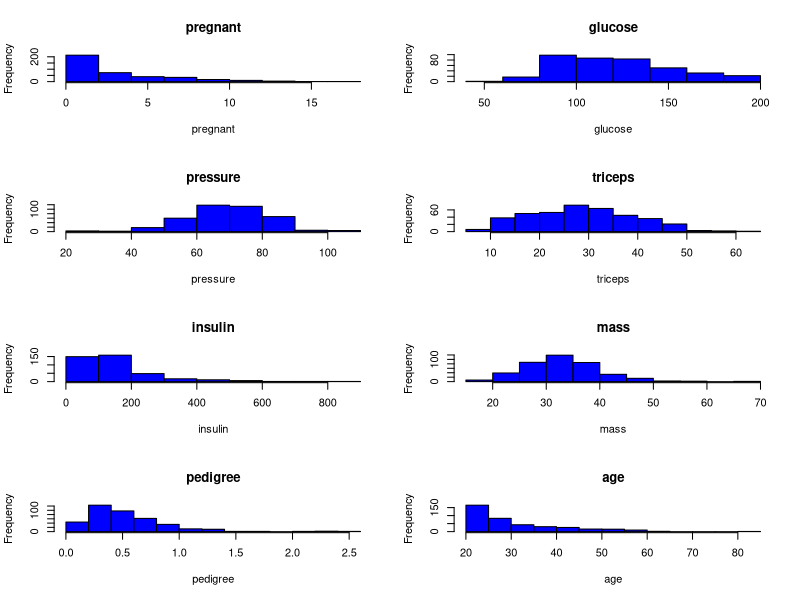

The R source for this figure: (Note: this script raises an error after producing the figure.)
## ---- chunk 1
require('mlbench')
require('MASS')
require('pROC')
require('broom')
## ---- chunk 2
data("PimaIndiansDiabetes2")

View(PimaIndiansDiabetes2)

###rename to more concise name 
df <- PimaIndiansDiabetes2
str(df)
View(df)
## ---- chunk 3
class(df$pregnant)
class(df$glucose)
class(df$pressure)
class(df$triceps)
class(df$insulin)
class(df$mass)
class(df$pedigree)
class(df$age)
class(df$diabetes)

#can also do this more concisely using the line 
str(df)
###get the descriptives of our variables 
summary(df)
## ---- chunk 4
newdf <- na.omit(df)
summary(newdf) ###can now see we got rid of all of them 
## ---- chunk 5
##you'll need to increase the size of your plots window if you are running this in R studio and not an R markdown file
par(mfrow = c(4,2)) ##specifies we want to make a four row two column graphic
for( i in 1:8){
  hist(newdf[,i], main = colnames(newdf)[i],xlab = colnames(newdf)[i], col = 'blue')
}
## ---- chunk 6
newdf$age_bucket <- as.factor(ifelse(newdf$age<=30,"20-30",ifelse(newdf$age<=40,"31-40",ifelse(newdf$age<=50,"41-50","50+"))))
###the as.factor creates a new variable "as a factor", ifelse is used to create the category only if it is true, in this case if it less than or equal to the specified category
newdf$pregnant_bucket <- as.factor(ifelse(newdf$pregnant<=5,"0–5",ifelse(newdf$pregnant<=10,"6–10","10+")))
###on the line above we are basing our buckets off of the categories in the histogram, if they are less than or equal to the specified
view(newdf)
## ---- chunk 7
par(mfrow = c(3,2)) ###making a 3X2 graph
boxplot(glucose~diabetes, ylab="Glucose", xlab= "Diabetes", col="light blue",data = newdf)
boxplot(pressure~diabetes, ylab="Pressure", xlab= "Diabetes", col="light blue",data = newdf)
boxplot(triceps~diabetes, ylab="triceps", xlab= "Diabetes", col="light blue",data = newdf)
boxplot(insulin~diabetes, ylab="Insulin", xlab= "Diabetes", col="light blue",data = newdf)
boxplot(mass~diabetes, ylab="Mass", xlab= "Diabetes", col="light blue",data = newdf)
boxplot(pedigree~diabetes, ylab="Pedigree", xlab= "Diabetes", col="light blue",data = newdf)
##from these graphs we can infer certain things about people who have diabetes (e.g., they have elevated levels of glucose)
## ---- chunk 8
xtabs(~diabetes + age_bucket, data = newdf)
xtabs(~diabetes + pregnant_bucket, data = newdf)
## ---- chunk 9
newdf2 <- newdf[,c("diabetes","glucose","pressure","triceps","insulin","mass","pedigree","age_bucket","pregnant_bucket")] ###put names after comma to indicate you want the columns.
str(newdf2)
View(newdf2)
## ---- chunk 10
logit_1 <- glm(diabetes~., family = binomial,data = newdf2) ### this runs a logistic regression for all of our predictors in the dataset
summary(logit_1)

## ---- chunk 11
###getting our odds ration 
(exp(coef(logit_1))) #obtaining odds ratio
##can also do this 
tidy(logit_1, exponentiate = TRUE, conf.level = 0.95) #odds ratio
###confidence intervals, which are important. if it crosses zero it isn't significant
confint(logit_1)
## ---- chunk 12
logit3 <- glm(diabetes~ glucose + insulin, data=newdf2,family = binomial)
summary(logit3)
tidy(logit3, exponentiate = TRUE, conf.level = 0.95) #odds ratio 
confint(logit3) #confidence intervals
## ---- chunk 13
ggPredict(logit3,interactive=TRUE)
